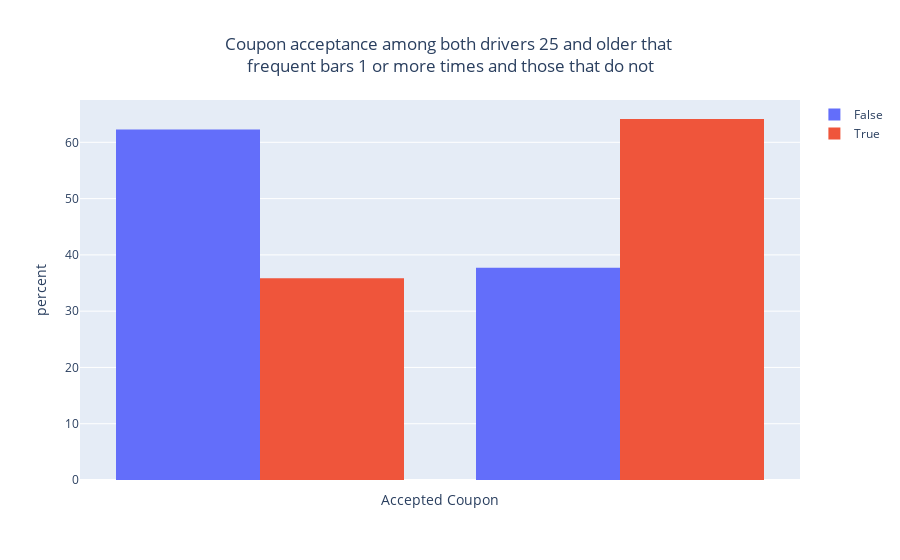

Notebook source saved alongside this figure:
### Code cell
Bar_Casual_25plus_hist = px.histogram(bar_df, x='Accepted', color='Bar Casual 25plus', histfunc='count', histnorm='percent', barmode='group',
                 labels={
                     "Bar Casual 25plus": "",
                     "Accepted": "Accepted Coupon"
                 },
                title="Coupon acceptance among both drivers 25 and older that <br>frequent bars 1 or more times and those that do not")
Bar_Casual_25plus_hist.update_layout(title_x=0.5,
    xaxis = dict(
        tickmode = 'array',
        tickvals = [0, 1],
        ticktext = ['', '']
    )
)

### Figure 1 — Plotly figure (JSON) as saved in the notebook; plotly's stock layout.template omitted (floating-point values rounded to 4 significant figures; data arrays with more than 128 entries replaced by an {"elided": "..."} marker saying what was removed)
{"data": [{"alignmentgroup": "True", "bingroup": "x", "histfunc": "count", "histnorm": "percent", "hovertemplate": "=False<br>Accepted Coupon=%{x}<br>percent=%{y}<extra></extra>", "legendgroup": "False", "marker": {"color": "#636efa", "pattern": {"shape": ""}}, "name": "False", "offsetgroup": "False", "orientation": "v", "showlegend": true, "type": "histogram", "x": {"elided": "1766 int values"}, "xaxis": "x", "yaxis": "y"}, {"alignmentgroup": "True", "bingroup": "x", "histfunc": "count", "histnorm": "percent", "hovertemplate": "=True<br>Accepted Coupon=%{x}<br>percent=%{y}<extra></extra>", "legendgroup": "True", "marker": {"color": "#EF553B", "pattern": {"shape": ""}}, "name": "True", "offsetgroup": "True", "orientation": "v", "showlegend": true, "type": "histogram", "x": {"elided": "251 int values"}, "xaxis": "x", "yaxis": "y"}], "layout": {"barmode": "group", "legend": {"title": {"text": ""}, "tracegroupgap": 0}, "title": {"text": "Coupon acceptance among both drivers 25 and older that <br>frequent bars 1 or more times and those that do not", "x": 0.5}, "xaxis": {"anchor": "y", "domain": [0, 1], "tickmode": "array", "ticktext": ["", ""], "tickvals": [0, 1], "title": {"text": "Accepted Coupon"}}, "yaxis": {"anchor": "x", "domain": [0, 1], "title": {"text": "percent"}}}}
